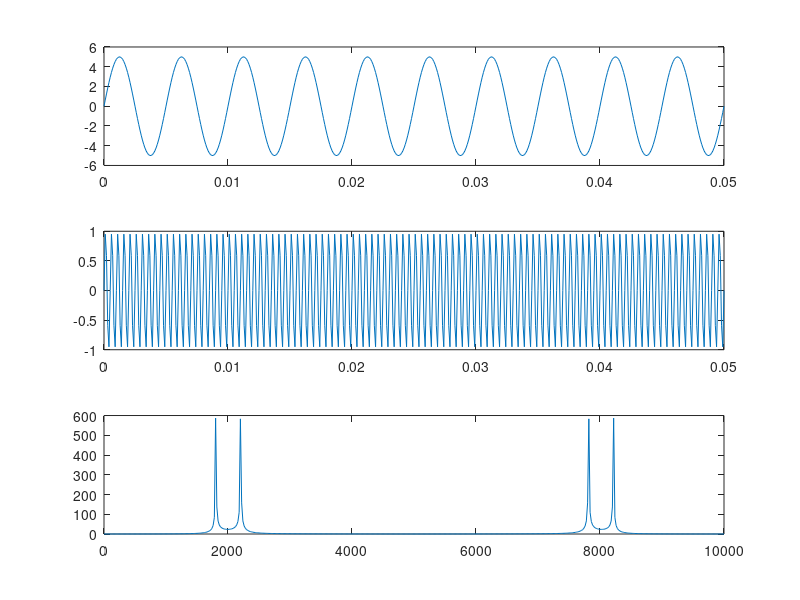

Reproduce this figure in MATLAB.
F1 = 200;
F2 = 2000;
L = 500;
Fs2=10000;
T=(0:L)/Fs2;
Y1 = 5*sin(2*pi*T*F1);
Y2 = sin(2*pi*T*F2);

A = Y1 .* Y2;
A_FFT = fft(A);
N = (0:L)*Fs2/L;

subplot(3, 1, 1);
plot(T,Y1);

subplot(3, 1, 2);
plot(T,Y2);

subplot(3, 1, 3);
plot(N,abs(A_FFT));